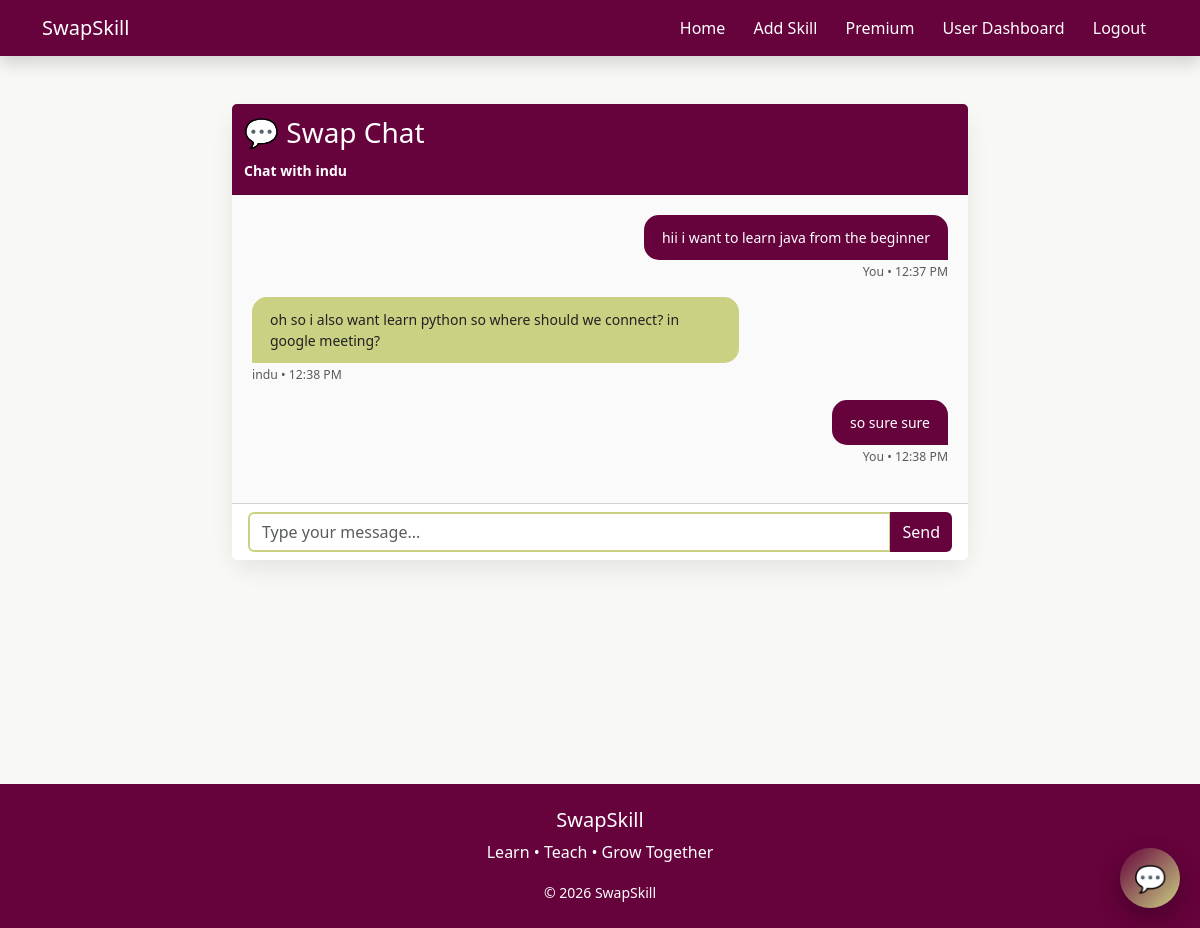
/chat/7/ (signed in), run on an earlier commit of the app's database.
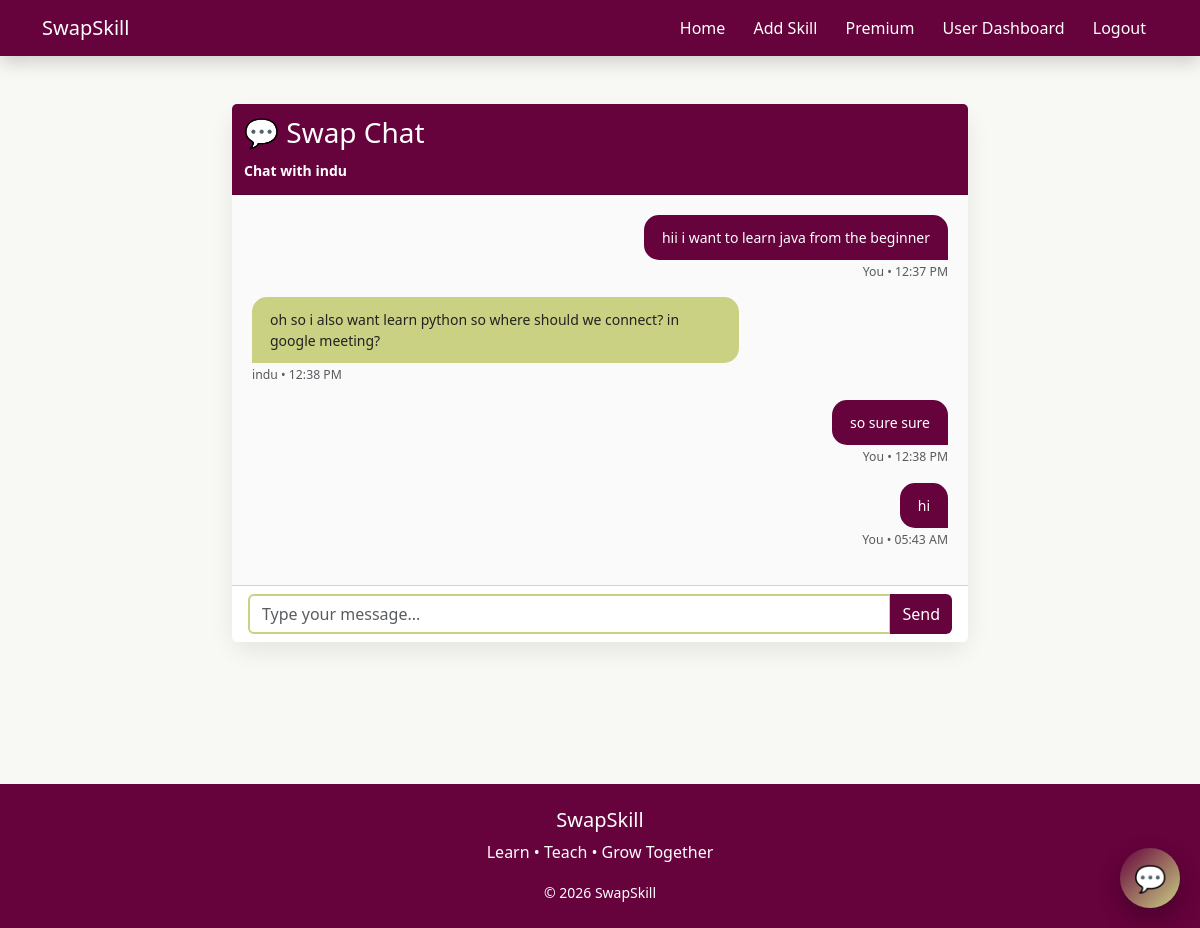
And on a later commit of the database.
### home/models.py (models this page shows, shortened)
class Message(models.Model):
    swap = models.ForeignKey(
        SwapRequest,
        on_delete=models.CASCADE,
        related_name="messages"
    )
    sender = models.ForeignKey(
        User,
        on_delete=models.CASCADE
    )
    message = models.TextField()
    created_at = models.DateTimeField(auto_now_add=True)
    class Meta:
        ordering = ["created_at"]

### home/views.py (the view, shortened to what this page needs)
# urls.py: path('chat/<int:swap_id>/', views.chat, name='chat'),
@login_required
def chat(request, swap_id):
    swap = SwapRequest.objects.get(id=swap_id)
    if request.user != swap.sender and request.user != swap.receiver:
        return redirect("home")
    if swap.status != "Accepted":
        messages.error(
            request,
            "Chat is available only after the swap is accepted."
        )
        return redirect("userDashboard")
    chat_messages = Message.objects.filter(
        swap=swap
    ).order_by("created_at")
    return render(
        request,
        "chat.html",
        {
            "swap": swap,
            "messages": chat_messages,
        }
    )

### home/templates/chat.html (shortened to what this page needs)
{% extends 'base.html' %}
{% block content %}
<div class="container py-5">
<div class="row justify-content-center">
<div class="col-lg-8">
<div class="chat-card card">
<div class="card-header chat-header">
<h3>💬 Swap Chat</h3>
{% if request.user == swap.sender %}
<small>
Chat with <b>{{ swap.receiver.username }}</b>
</small>
{% else %}
<small>
Chat with <b>{{ swap.sender.username }}</b>
</small>
{% endif %}
</div>
<div class="chat-body">
{% for msg in messages %}
{% if msg.sender == request.user %}
<div class="text-end mb-3">
<div class="my-message">
{{ msg.message }}
</div>
<br>
<small class="text-muted">
You • {{ msg.created_at|date:"h:i A" }}
</small>
</div>
{% else %}
<div class="text-start mb-3">
<div class="other-message">
{{ msg.message }}
</div>
<br>
<small class="text-muted">
{{ msg.sender.username }} • {{ msg.created_at|date:"h:i A" }}
</small>
</div>
{% endif %}
{% empty %}
<div class="text-center text-muted mt-5">
<h5>No messages yet</h5>
<p>Start your skill swap conversation.</p>
</div>
{% endfor %}
</div>
<div class="card-footer bg-white">
<form method="POST">
<div class="input-group">
<input
type="text"
name="message"
class="form-control"
placeholder="Type your message..."
required>
<button class="btn send-btn">
Send
</button>
</div>
</form>
</div>
</div>
</div>
</div>
</div>
{% endblock %}

What changed in the data, as far as the page shows it:
added Message: message "hi", created_at "05:43 AM"
